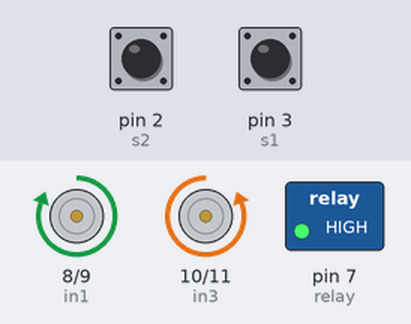
This sketch was run on a simulated Arduino Uno, built with avr-gcc and run on an emulated ATmega328P. Parts: motor-driver pin pairs drawn as motors (green arrow = first pin HIGH = forward, orange = second pin HIGH = backward, longer = more drive, scaled by the enable pin), switched loads named in the sketch (green lamp = pin HIGH). The test bench sets the inputs (shaded band); at power-on: pin 2 (s2) LOW, pin 3 (s1) HIGH.

Above: at 1.5 s.
1.6 s: pin 2 (s2) pulsed HIGH 2 times (0.12 s each, 0.3 s apart)
At 2.5 s:
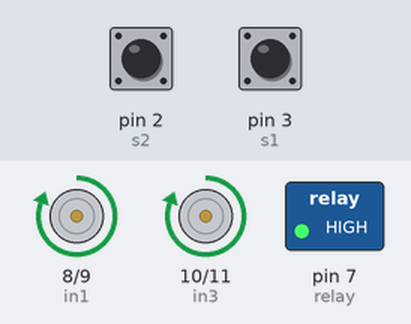
4.1 s: pin 2 (s2) driven HIGH
At 5.1 s:
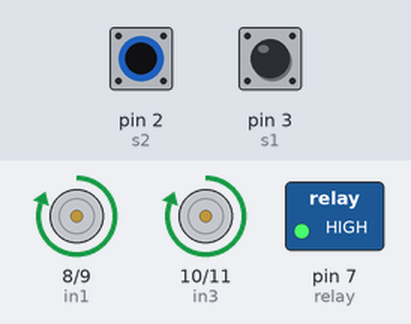
6.1 s: pin 2 (s2) driven LOW
At 6.5 s:
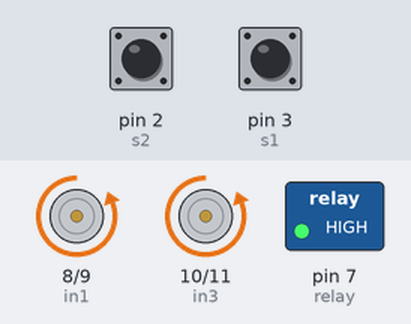
Timing chart, 0 to 9.1 s (numbered marks = the images above; inputs shaded):
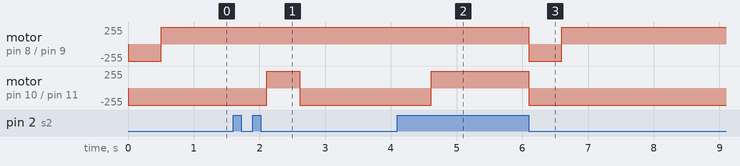

The sketch:

car.ino
```cpp
// motor one
int enA = 12;
int in1 = 8;
int in2 = 9;
// motor two
int enB = 13;
int in3 = 10;
int in4 = 11;

int s1=3;
int s2=2;

int relay = 7;
int tempspd= 170;
boolean currDir = true;

void setup(){
  pinMode(enA, OUTPUT);
  pinMode(enB, OUTPUT);
  pinMode(in1, OUTPUT);
  pinMode(in2, OUTPUT);
  pinMode(in3, OUTPUT);
  pinMode(in4, OUTPUT);
  pinMode(relay, OUTPUT);
  pinMode(s1, INPUT);
  pinMode(s2, INPUT);
  digitalWrite(relay,HIGH);

  recto(true);
  Serial.begin(9600);
}

//in1,in2
//HIGH,LOW forward
//LOW,HIGH backward
//let true be forward

void turn(int t){
  changeDir();
  delay(t);
  spin();
  delay(t);
  recto(currDir);
}

void changeDir(){
  currDir=!currDir;
  recto(currDir);
}


void spin(){
  digitalWrite(in1, HIGH);
  digitalWrite(in2, LOW);
  digitalWrite(in3, LOW);
  digitalWrite(in4, HIGH);
  delay(100);
  if (digitalRead(s1) == LOW || digitalRead(s2) == LOW){
    spin();
  }
}

void recto(boolean dir){
  accel(0);
 // motorsOff();
  if (dir){
    digitalWrite(in1, HIGH);
    digitalWrite(in2, LOW);
    digitalWrite(in3, HIGH);
    digitalWrite(in4, LOW);

  }else{
    digitalWrite(in1, LOW);
    digitalWrite(in2, HIGH);
    digitalWrite(in3, LOW);
    digitalWrite(in4, HIGH);
  }
  accel(tempspd);
}
//let left be true
//enable 1 is the right wheel
void turn (boolean dir){
  if (dir){
    digitalWrite(in3, LOW);
    digitalWrite(in4, LOW);
  }else{
    digitalWrite(in1,LOW);
    digitalWrite(in2,LOW);
  }
}

//let true be accel, false decel
//let nspd be new speed

void accel(int nspd){
 /* if (nspd > spd){
    for (int i = spd; i < nspd; i++){
     analogWrite(enA, i);
     analogWrite(enB, i);
     delay(20);
    }
  }else{
    for (int i = spd; i > nspd; i--){
     analogWrite(enA, i);
     analogWrite(enB, i);
     delay(20);
    }
  }*/
  analogWrite(enA, nspd);
  analogWrite(enB, nspd);
}

void motorsOff(){
 digitalWrite(in1,LOW);
 digitalWrite(in2,LOW);
 digitalWrite(in3, LOW);
 digitalWrite(in4, LOW);
 analogWrite(enA, 0);
 analogWrite(enB, 0);
}

void check(int input, int output){
  if (digitalRead(input)){
    digitalWrite(output,HIGH);
    Serial.print(input);
  }else{
    digitalWrite(output,LOW);
  }
}

void loop(){

  delay(5);

  if (digitalRead(s1) == LOW || digitalRead(s2) == LOW){
    turn(500);
  }
  /*
  delay(10);
  if (digitalRead(a)==LOW){
    recto(true);
  }

  if (digitalRead(b)==LOW){
    recto(false);
  }*/
 // digitalWrite(relay,HIGH);
//  delay(1000);
//  digitalWrite(relay,LOW);
}
```

Measured:
- after the input at 1.6 s, motor on pin 10 (in3) / pin 11 (in4): backward 255/255 → forward 255/255 after 0.51 s, → backward 255/255 0.50 s later
- after the input at 4.1 s, motor on pin 10 (in3) / pin 11 (in4): backward 255/255 → forward 255/255 after 0.51 s
- after the input at 6.1 s, motor on pin 8 (in1) / pin 9 (in2): forward 255/255 → backward 255/255 at once, → forward 255/255 0.50 s later; motor on pin 10 (in3) / pin 11 (in4): forward 255/255 → backward 255/255 at once
